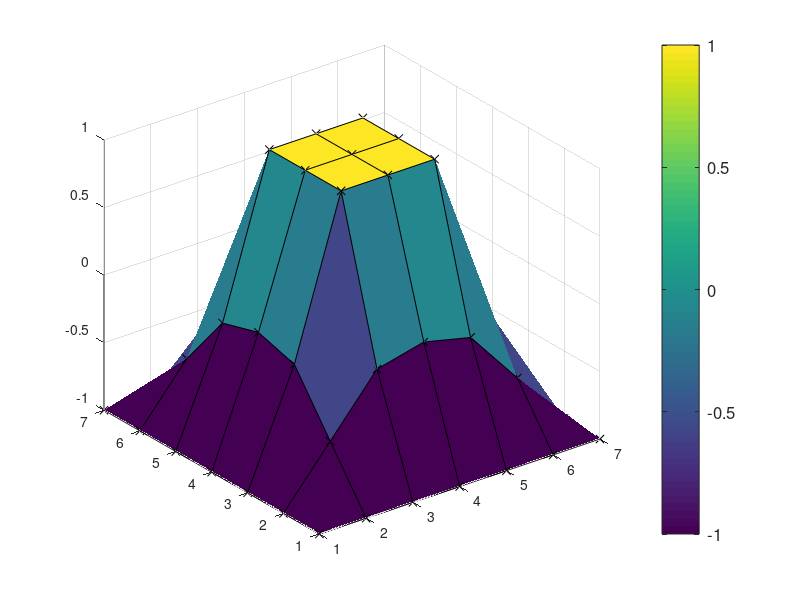

This chart was generated by the following MATLAB code: (Note: this script raises an error after producing the figure.)
%Coursework_2
%Foong Pak Chuen
%Student ID: 016823
%Email: kecy6fpc@nottingham.edu.my


function [] = Coursework2()
clc;
close all;
format short;

a = 1;
b = 3;

N = 2;
V1 = Answer(a,b,N)
figure(1)
plot_surf(V1,N);
figure(2);
plot_quiver(V1,N);

N = 10;
V1 = Answer(a,b,N);
figure(3)
plot_surf(V1,N);
figure(4);
plot_quiver(V1,N)

function [V1] = Answer(a,b,N)
d = a/N;
matrixsize = (b/d)+1;
V_a = 1;
V_b = -1;
tolerance = 1;
V1_previous = zeros(matrixsize);
V1_previous(1,:) = V_b;
V1_previous(matrixsize,:) = V_b;
V1_previous(:,matrixsize) = V_b;
V1_previous(:,1) = V_b;
V1_previous(N+1:((2*N)+1), N+1:((2*N)+1)) = V_a;
V1_now = V1_previous;
while tolerance > 10^-8
    for i = 2:1:matrixsize-1
        for j = 2:1:matrixsize-1
            if(V1_now(i,j) ~= 1)
                V1_now(i,j) = 0.25*(V1_previous(i+1,j) + V1_previous(i-1,j) + V1_previous(i,j - 1) + V1_previous(i,j+1));
            end
        end
    end
        tolerance = max(max(abs(V1_now-V1_previous)));
        V1_previous = V1_now;
end
V1 = V1_previous;

function plot_surf(V1,N)
surf(V1,'FaceColor','flat','EdgeColor','k','Marker','x','MarkerEdgeColor','k')
c = colorbar('location','eastoutside','fontsize',12,'Ticks',[-1,1],'TickLabels',{'Low','High'});
c.Label.String = 'Electric Field Intensity';
colormap('jet');
xlabel('X','fontSize',12);
ylabel('Y','fontSize',12);
zlabel('Voltage/V','fontSize',12);
title(['Electric Potential N = ',num2str(N)],'fontsize',12);

function plot_quiver(V1,N)
[FX,FY] = gradient(-V1);
quiver(FX,FY);
xlabel('X','fontSize',12);
ylabel('Y','fontSize',12);
zlabel('Voltage/V','fontSize',12);
title(['Electric Potential N = ',num2str(N)],'fontsize',12);
grid on;
grid minor;